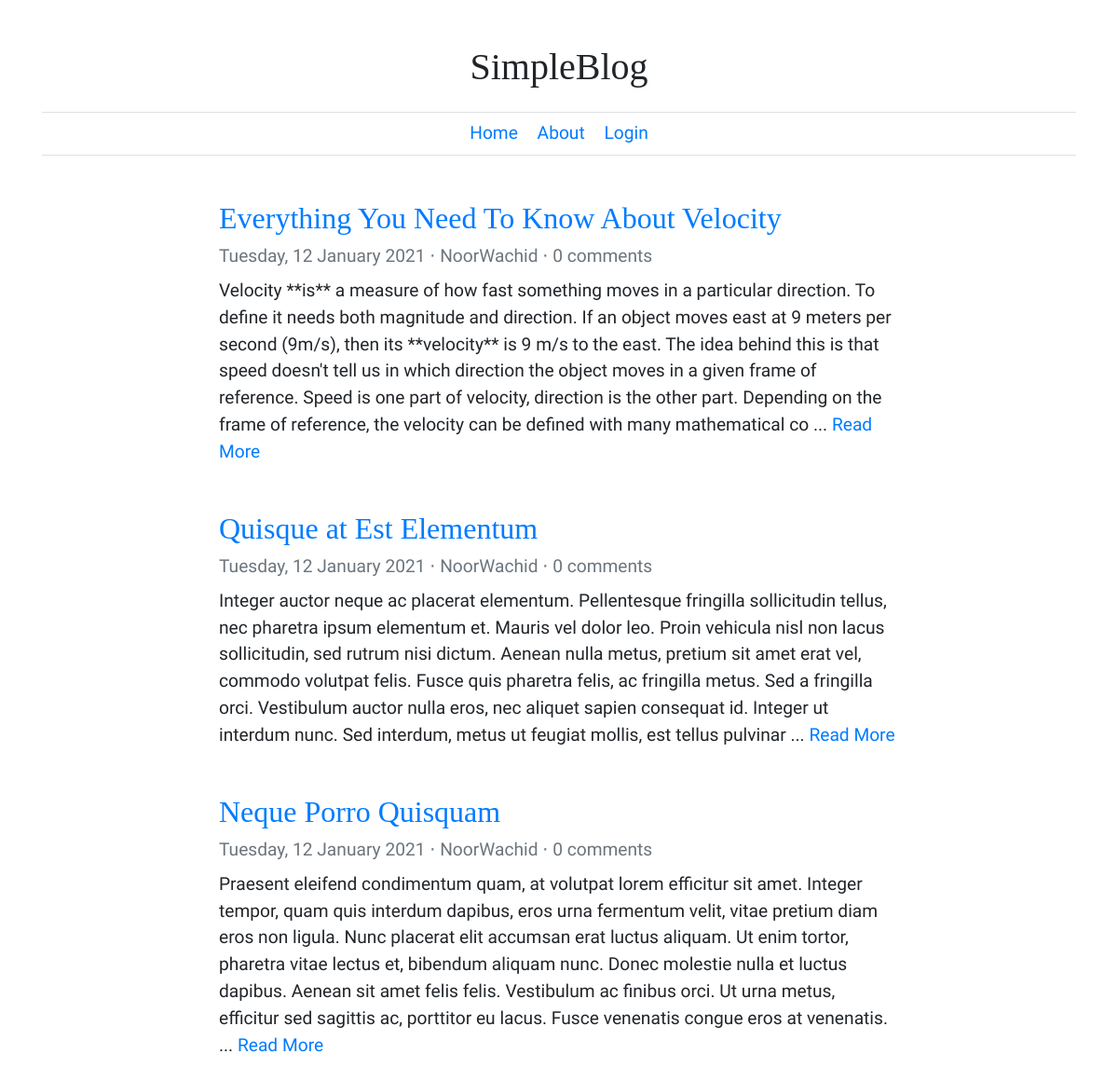
The page / on the database its author committed.
### tables this page shows
CREATE TABLE `posts` (
  `id` int(11) AUTO_INCREMENT,
  `user_id` int(11),
  `title` varchar(512),
  `content` text,
  `created_at` timestamp DEFAULT current_timestamp(),
  `updated_at` timestamp DEFAULT current_timestamp(),
  PRIMARY KEY (`id`),
  FOREIGN KEY (`user_id`) REFERENCES `users` (`id`)
);

CREATE TABLE `users` (
  `id` int(11) AUTO_INCREMENT,
  `username` varchar(100),
  `password` varchar(1024),
  PRIMARY KEY (`id`),
  UNIQUE (`username`)
);

### application/controllers/Post.php (called while the page is built, shortened)
<?php
class Post extends CI_Controller
{
    public function __construct()
    {
        $this->load->model("PostModel");
        $this->load->model("CommentModel");
    }
    public function public_get_all()
    {
        $posts = $this->PostModel->get_all();
        foreach ($posts as $post) {
            $post->comment_length = $this->CommentModel->get_all_length_by_post($post->id);
        }
        $this->load->view("home", ["posts" => $posts]);
    }
}

### index.php (called while the page is built, shortened)
<?php
require_once BASEPATH.'core/CodeIgniter.php';

### application/models/PostModel.php (called while the page is built, shortened)
<?php
class PostModel extends CI_Model
{
    public function get_all()
    {
        $db = $this->db;
        $db->select("posts.id, title, content, created_at, username");
        $db->from("posts");
        $db->order_by("created_at", "desc");
        $db->join("users", "users.id = user_id");
        return $db->get()->result();
    }
}

### application/views/home.php (the view, shortened to what this page needs)
<!DOCTYPE html>
<html lang="en">
<head>
    <link rel="stylesheet" href="<?php echo base_url("assets/bootstrap.min.css") ?>">
</head>
<body class="container">
    <div class="my-5 text-center">
        <h1><?php echo SITE_NAME ?></h1>
        <div class="border-top border-bottom my-4 py-2">
            <a class="mx-2" href="<?php echo site_url() ?>">Home</a>
            <a class="mx-2" href="<?php echo site_url("about") ?>">About</a>
            <a class="mx-2" href="<?php echo site_url("login") ?>">Login</a>
        </div>
    </div>
    <div class="row justify-content-center">
        <div class="col-md-8">
        <?php foreach ($posts as $post): ?>
        <?php $url = site_url("post/" . $post->id) ?>
        <div class="mb-5">
            <a href="<?php echo $url ?>"><h2><?php echo $post->title ?></h2></a>
            <div class="text-secondary mb-2">
                <?php echo date_format(new DateTime($post->created_at), "l, j F o") ?>
                &sdot; <?php echo $post->username ?>
                &sdot; <?php echo $post->comment_length ?> comments
            </div>
            <div>
                <?php echo substr($post->content, 0, 500) ?>
                <?php if (strlen($post->content) > 500): ?>
                    ... <a href="<?php echo $url ?>">Read More</a>
                <?php endif ?>
            </div>
        </div>
        <?php endforeach ?>
    </div>
</body>
</html>

### application/views/home.php (style rules this page uses)
body { font-family: 'Abel', sans-serif; font-size: 1.2rem; }
h1, h2 { font-family: 'Bodoni Moda', serif; }

### rows shown on the page
posts: title "Everything You Need To Know About Velocity", created_at "Tuesday, 12 January 2021", user.username "NoorWachid", comment_length "0", content "Velocity **is** a measure of how fast something moves in a particular direction. To define it needs both magnitude and direction. If an object moves east at 9 meters per second (9m/s), then its **velocity** is 9 m/s to the east. The idea behind this is that speed doesn't tell us in which direction the object moves in a given frame of reference. Speed is one part of velocity, direction is the other part. Depending on the frame of reference, the velocity can be defined with many mathematical co"
posts: title "Quisque at Est Elementum", created_at "Tuesday, 12 January 2021", user.username "NoorWachid", comment_length "0", content "Integer auctor neque ac placerat elementum. Pellentesque fringilla sollicitudin tellus, nec pharetra ipsum elementum et. Mauris vel dolor leo. Proin vehicula nisl non lacus sollicitudin, sed rutrum nisi dictum. Aenean nulla metus, pretium sit amet erat vel, commodo volutpat felis. Fusce quis pharetra felis, ac fringilla metus. Sed a fringilla orci. Vestibulum auctor nulla eros, nec aliquet sapien consequat id. Integer ut interdum nunc. Sed interdum, metus ut feugiat mollis, est tellus pulvinar"
posts: title "Neque Porro Quisquam", created_at "Tuesday, 12 January 2021", user.username "NoorWachid", comment_length "0", content "Praesent eleifend condimentum quam, at volutpat lorem efficitur sit amet. Integer tempor, quam quis interdum dapibus, eros urna fermentum velit, vitae pretium diam eros non ligula. Nunc placerat elit accumsan erat luctus aliquam. Ut enim tortor, pharetra vitae lectus et, bibendum aliquam nunc. Donec molestie nulla et luctus dapibus. Aenean sit amet felis felis. Vestibulum ac finibus orci. Ut urna metus, efficitur sed sagittis ac, porttitor eu lacus. Fusce venenatis congue eros at venenatis."

### other values the page prints
SITE_NAME "SimpleBlog"
